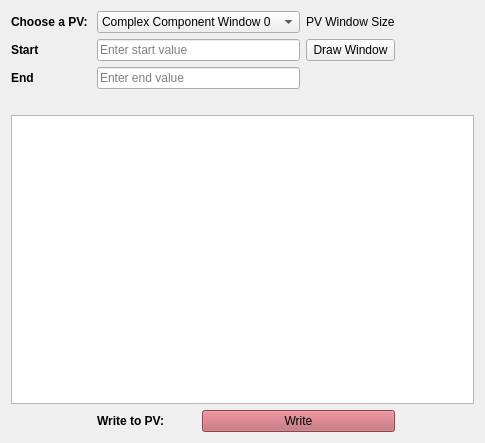
<?xml version="1.0" encoding="UTF-8"?>
<ui version="4.0">
 <class>average_window</class>
 <widget class="QWidget" name="average_window">
  <property name="geometry">
   <rect>
    <x>0</x>
    <y>0</y>
    <width>485</width>
    <height>443</height>
   </rect>
  </property>
  <property name="windowTitle">
   <string>Define Average Window - ${DEVICE}</string>
  </property>
  <layout class="QGridLayout" name="gridLayout">
   <item row="5" column="0" colspan="5">
    <widget class="PyDMWaveformPlot" name="average_window_wf">
     <property name="toolTip">
      <string/>
     </property>
     <property name="showXGrid">
      <bool>true</bool>
     </property>
     <property name="showYGrid">
      <bool>true</bool>
     </property>
     <property name="axisColor">
      <color>
       <red>204</red>
       <green>204</green>
       <blue>204</blue>
      </color>
     </property>
     <property name="showRightAxis">
      <bool>true</bool>
     </property>
    </widget>
   </item>
   <item row="3" column="0">
    <widget class="QLabel" name="stop_label">
     <property name="font">
      <font>
       <weight>75</weight>
       <bold>true</bold>
      </font>
     </property>
     <property name="text">
      <string>End</string>
     </property>
    </widget>
   </item>
   <item row="3" column="1" colspan="2">
    <widget class="QLineEdit" name="end_line_edit">
     <property name="placeholderText">
      <string>Enter end value</string>
     </property>
    </widget>
   </item>
   <item row="6" column="1">
    <widget class="QLabel" name="label_2">
     <property name="font">
      <font>
       <weight>75</weight>
       <bold>true</bold>
      </font>
     </property>
     <property name="text">
      <string>Write to PV: </string>
     </property>
    </widget>
   </item>
   <item row="4" column="0" colspan="5">
    <widget class="QLabel" name="error_label">
     <property name="font">
      <font>
       <italic>true</italic>
      </font>
     </property>
     <property name="styleSheet">
      <string notr="true">QLabel{color: red;}</string>
     </property>
     <property name="text">
      <string/>
     </property>
    </widget>
   </item>
   <item row="1" column="0">
    <widget class="QLabel" name="start_label">
     <property name="font">
      <font>
       <weight>75</weight>
       <bold>true</bold>
      </font>
     </property>
     <property name="text">
      <string>Start</string>
     </property>
    </widget>
   </item>
   <item row="6" column="2" colspan="2">
    <widget class="PyDMPushButton" name="write_pb">
     <property name="toolTip">
      <string/>
     </property>
     <property name="styleSheet">
      <string notr="true">QPushButton{background-color: #bc5f6a }</string>
     </property>
     <property name="text">
      <string>Write</string>
     </property>
     <property name="channel" stdset="0">
      <string>ca://SIOC:B084:RFTEST:0:ICPXWND0.DESC</string>
     </property>
    </widget>
   </item>
   <item row="1" column="1" colspan="2">
    <widget class="QLineEdit" name="start_line_edit">
     <property name="placeholderText">
      <string>Enter start value</string>
     </property>
    </widget>
   </item>
   <item row="0" column="1" colspan="2">
    <widget class="QComboBox" name="comboBox">
     <item>
      <property name="text">
       <string>Complex Component Window 0</string>
      </property>
     </item>
     <item>
      <property name="text">
       <string>Complex Component Window 1</string>
      </property>
     </item>
     <item>
      <property name="text">
       <string>Complex Component Window 2</string>
      </property>
     </item>
     <item>
      <property name="text">
       <string>Real Component Window 0</string>
      </property>
     </item>
     <item>
      <property name="text">
       <string>Real Component Window 1</string>
      </property>
     </item>
     <item>
      <property name="text">
       <string>Real Component Window 2</string>
      </property>
     </item>
    </widget>
   </item>
   <item row="0" column="0">
    <widget class="QLabel" name="label_3">
     <property name="font">
      <font>
       <weight>75</weight>
       <bold>true</bold>
      </font>
     </property>
     <property name="text">
      <string>Choose a PV: </string>
     </property>
    </widget>
   </item>
   <item row="0" column="3">
    <widget class="QLabel" name="label">
     <property name="text">
      <string>PV Window Size</string>
     </property>
    </widget>
   </item>
   <item row="0" column="4">
    <widget class="PyDMLabel" name="get_pv_size_label">
     <property name="toolTip">
      <string/>
     </property>
     <property name="channel" stdset="0">
      <string>ca://SIOC:B084:RFTEST:0:ICPXWND0.NELM</string>
     </property>
    </widget>
   </item>
   <item row="1" column="3">
    <widget class="QPushButton" name="draw_window_pb">
     <property name="text">
      <string>Draw Window</string>
     </property>
    </widget>
   </item>
  </layout>
 </widget>
 <customwidgets>
  <customwidget>
   <class>PyDMLabel</class>
   <extends>QLabel</extends>
   <header>pydm.widgets.label</header>
  </customwidget>
  <customwidget>
   <class>PyDMPushButton</class>
   <extends>QPushButton</extends>
   <header>pydm.widgets.pushbutton</header>
  </customwidget>
  <customwidget>
   <class>PyDMWaveformPlot</class>
   <extends>QGraphicsView</extends>
   <header>pydm.widgets.waveformplot</header>
  </customwidget>
 </customwidgets>
 <resources/>
 <connections/>
</ui>
